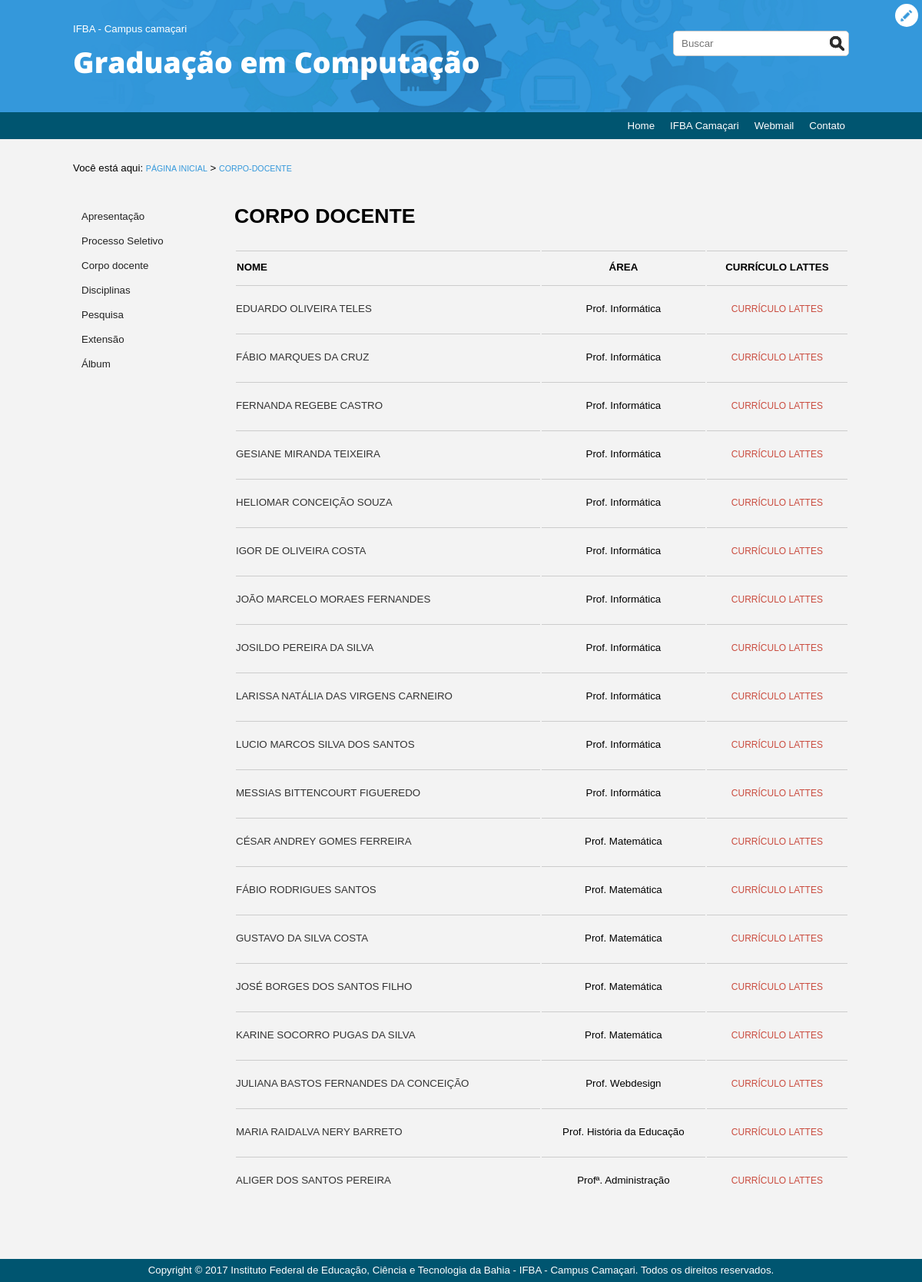
The page /?page=Corpo-docente on the database its author committed.
### tables this page shows
CREATE TABLE `corpo_docente` (
  `ID_DOCENTE` int(11) NOT NULL,
  `NOME` varchar(60) NOT NULL,
  `AREA` varchar(60) DEFAULT NULL,
  `LINK_LATTES` varchar(60) DEFAULT NULL
);

### source/Corpo-Docente.php (the view, shortened to what this page needs)
<div class="content-pages">
	<h1 class="title-style1">Corpo Docente</h1>
	<div class="lista-docentes">
		<table class="table table-docentes">
			<tr>
				<th width="50%">Nome</th>
				<th class="text-center">Área</th>
				<th class="text-center">Currículo Lattes</th>
			</tr>
			<?php $query = mysql_query("SELECT * FROM corpo_docente");
			while ($line=mysql_fetch_assoc($query)) { ?>
			 	<tr>
			 		<td class="nome-lattes" width="50%"><a target="_blank" href="<?php echo($line['LINK_LATTES']) ?>"><?php echo $line['NOME']; ?></a></td>
			 		<td class="text-center"><?php echo $line['AREA']; ?></td>
			 		<td class="text-center nome-lattes"><a class="link-LATTES" target="_blank" title="ir para o Currículo do professor: <?php echo $line['NOME'] ?>" href="<?php echo $line['LINK_LATTES']?>">Currículo Lattes</a></td>
			 	</tr>
			 <?php } ?>
		</table>
	</div>
</div>

### index.php (shortened to what this page needs)
<!DOCTYPE html>
<html>
<head>
	<link rel="stylesheet" type="text/css" href="CSS/style.css">
	<link rel="stylesheet" type="text/css" href="CSS/pages-artigos.css">
	<link rel="stylesheet" type="text/css" href="CSS/search.css">
</head>
<body>
	<a class="editing-system" href="http://localhost/Site%20ifba/editor/" title="Acessar sistema de edição - para servidores autorizados"></a>
	<header>
		<section class="head">
			<div class="Logo">
				<a class="Logo" href="http://localhost/Site%20ifba" title="Página inicial do site de graduação">
					<span>IFBA - Campus camaçari</span>
					<h1>Graduação em Computação</h1>
				</a>
			</div>
			<div class="flt-right">
				<div class="search">
					<form action="" method="get">
					<input type="text" placeholder="Buscar" id="search-text-field" value="" name="search">
					<input type="submit" id="search-submit" value="" name="">
					</form>
			</div>
			</div>
		</section>
	</header>
	<section class="menu">
		<nav class="menu-sup">
			<ul>
				<li><a href="http://localhost/Site ifba/" title="Home">Home</a></li>
				<li><a href="http://www.camacari.ifba.edu.br/" title="Site do instituto">IFBA Camaçari</a></li>
				<li><a href="https://webmailzimbra.ifba.edu.br/" title="Webmail">Webmail</a></li>
				<li><a href="#" title="Contato">Contato</a></li>
			</ul>
		</nav>
	</section>
	<section class="content">
		<span class="location">
			Você está aqui: <a class="item-location" href="http://localhost/Site ifba/">Página Inicial</a> <?php if (isset($_GET['page'])) {
				echo ">"; ?>
				<a class="item-location" href="http://localhost/Site ifba/?page=<?php echo $_GET['page']; ?>"><?php echo $_GET['page'] ?></a>
				<?php } ?>
		</span>
		<nav class="lat-bar">
			<ul>
				<li><a href="?page=Apresentacao">Apresentação</a></li>
				<li><a href="?page=Processo-Seletivo">Processo Seletivo</a></li>
				<li><a href="?page=Corpo-docente">Corpo docente</a></li>
				<li><a href="?page=Disciplinas">Disciplinas</a></li>
				<li><a href="?page=Pesquisa">Pesquisa</a></li>
				<li><a href="?page=Extensao">Extensão</a></li>
				<li><a href="?page=Album">Álbum</a></li>
			</ul>
		</nav>
		<section class="left-content">
			<?php if (isset($_GET['page'])&(!isset($_GET['search']))) {
				switch ($_GET['page']) {
					case 'Corpo-docente':
						require_once 'source/Corpo-docente.php';
						break;
				}
			}
			?>
		</section>
	</section>
	<footer>
		<section class="footer">
			Copyright © 2017 Instituto Federal de Educação, Ciência e Tecnologia da Bahia - IFBA - Campus Camaçari. Todos os direitos reservados.
		</section>
	</footer>
</body>
</html>

### CSS/style.css (style rules this page uses)
html, body { margin: 0; padding: 0; font: 10pt arial; background-color: #f3f3f3 }
a.editing-system { width: 30px; height: 30px; display: block; position: fixed; margin: 5px; top: 0; right: 0; border-radius: 50%; background-image: url("../images/edit.png"); background-size: 100% }
header { width: 100%; overflow: hidden; background-color: #3498db; background-image: url("../images/background-hd.png"); background-size: 100%; background-position: center }
header .head { min-width: 900px; max-width: 1010px; margin: auto; }
header .head .Logo { width: 600px; overflow: hidden; text-decoration: none; color: white; margin: 15px 0; float: left; }
header .head .Logo span { font-size: 1em; }
header .head .Logo h1 { font-size: 28pt; margin: 10px 0; font-family: Opensans }
.flt-right { float: right; }
.flt-right .search { width: auto; overflow: hidden; background-color: white; border: solid thin #ccc; border-radius: 5px; margin-top: 40px }
.flt-right .search input { float: left; border: none; padding: 8px 10px; background-color: white }
.flt-right .search #search-submit { width: 30px; cursor: pointer; background-image: url("../images/sprite.png"); }
.menu { width: 100%; background-color: #005570; overflow: hidden; }
.menu-sup { min-width: 900px; max-width: 1010px; margin: auto; }
.menu-sup ul { float: right; margin: 0; padding: 0; list-style: none; margin-right: -5px }
.menu-sup ul li { float: left; width: auto; margin: 10px 5px }
.menu-sup ul li a { color: white; text-decoration: none; padding: 5px }
.content { min-width: 900px; max-width: 1010px; margin: auto; overflow: hidden; margin-bottom: 30px; min-height: 300px }
.content .lat-bar { width: 200px; float: left; margin-top: 40px }
.content .lat-bar ul { margin: 0; padding: 0; list-style: none; }
.content .lat-bar ul li { width: 100%; box-sizing: border-box; }
.content .lat-bar ul li a { line-height: 30px; color: #222; display: block; text-decoration: none; box-sizing: border-box; border: solid thin #f3f3f3; padding: 0 10px }
.content .left-content { width: 800px; float: right; }
.content .left-content a { text-decoration: none; color: #333; display: block; }
footer { width: 100%; background-color: #005570; color: white; overflow: hidden; }
footer .footer { min-width: 900px; max-width: 1010px; line-height: 30px; margin: auto; text-align: center }

### CSS/pages-artigos.css (style rules this page uses)
.content-pages { margin: 40px 0; width: 100%; }
.location { clear: both; width: 100%; display: block; margin-top: 30px }
.location .item-location { color: #3498db; text-transform: uppercase; font-size: 8pt; text-decoration: none; }
.title-style1 { text-transform: uppercase; font: 20pt arial; font-weight: bolder }
.table { width: 100% }
.table tr { width: 100%; }
.table tr th { text-transform: uppercase; text-align: left; border: none; box-sizing: border-box; border-top: solid thin #ccc; line-height: 40px; }
.table tr .text-center { text-align: center; }
.table tr td { border-top: solid thin #ccc; padding: 20px 0; line-height: 20px }
.table tr .nome-lattes { text-transform: uppercase; }
.table tr .link-LATTES { color: #ca4c3f; font: 9pt arial; }

### rows shown on the page
corpo_docente: NOME "EDUARDO OLIVEIRA TELES", AREA "Prof. Informática"
corpo_docente: NOME "FÁBIO MARQUES DA CRUZ", AREA "Prof. Informática"
corpo_docente: NOME "FERNANDA REGEBE CASTRO", AREA "Prof. Informática"
corpo_docente: NOME "GESIANE MIRANDA TEIXEIRA", AREA "Prof. Informática"
corpo_docente: NOME "HELIOMAR CONCEIÇÃO SOUZA", AREA "Prof. Informática"
corpo_docente: NOME "IGOR DE OLIVEIRA COSTA", AREA "Prof. Informática"
corpo_docente: NOME "JOÃO MARCELO MORAES FERNANDES", AREA "Prof. Informática"
corpo_docente: NOME "JOSILDO PEREIRA DA SILVA", AREA "Prof. Informática"
corpo_docente: NOME "LARISSA NATÁLIA DAS VIRGENS CARNEIRO", AREA "Prof. Informática"
corpo_docente: NOME "LUCIO MARCOS SILVA DOS SANTOS", AREA "Prof. Informática"
corpo_docente: NOME "MESSIAS BITTENCOURT FIGUEREDO", AREA "Prof. Informática"
corpo_docente: NOME "CÉSAR ANDREY GOMES FERREIRA", AREA "Prof. Matemática"
corpo_docente: NOME "FÁBIO RODRIGUES SANTOS", AREA "Prof. Matemática"
corpo_docente: NOME "GUSTAVO DA SILVA COSTA", AREA "Prof. Matemática"
corpo_docente: NOME "JOSÉ BORGES DOS SANTOS FILHO", AREA "Prof. Matemática"
corpo_docente: NOME "KARINE SOCORRO PUGAS DA SILVA", AREA "Prof. Matemática"
corpo_docente: NOME "JULIANA BASTOS FERNANDES DA CONCEIÇÃO", AREA "Prof. Webdesign"
corpo_docente: NOME "MARIA RAIDALVA NERY BARRETO", AREA "Prof. História da Educação"
corpo_docente: NOME "ALIGER DOS SANTOS PEREIRA", AREA "Profª. Administração"

### other values the page prints
$_GET['page'] "CORPO-DOCENTE"
